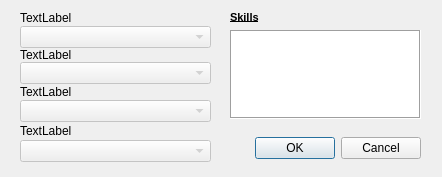
<?xml version="1.0" encoding="UTF-8"?>
<ui version="4.0">
 <class>S2AdvDialog</class>
 <widget class="QDialog" name="S2AdvDialog">
  <property name="windowModality">
   <enum>Qt::ApplicationModal</enum>
  </property>
  <property name="geometry">
   <rect>
    <x>0</x>
    <y>0</y>
    <width>442</width>
    <height>177</height>
   </rect>
  </property>
  <property name="sizePolicy">
   <sizepolicy hsizetype="Fixed" vsizetype="Fixed">
    <horstretch>0</horstretch>
    <verstretch>0</verstretch>
   </sizepolicy>
  </property>
  <property name="minimumSize">
   <size>
    <width>442</width>
    <height>177</height>
   </size>
  </property>
  <property name="maximumSize">
   <size>
    <width>442</width>
    <height>177</height>
   </size>
  </property>
  <property name="windowTitle">
   <string>Advanced Attribute</string>
  </property>
  <widget class="QDialogButtonBox" name="buttonBox">
   <property name="geometry">
    <rect>
     <x>250</x>
     <y>132</y>
     <width>171</width>
     <height>32</height>
    </rect>
   </property>
   <property name="orientation">
    <enum>Qt::Horizontal</enum>
   </property>
   <property name="standardButtons">
    <set>QDialogButtonBox::Cancel|QDialogButtonBox::Ok</set>
   </property>
  </widget>
  <widget class="QTableWidget" name="S2AdvDialogTable">
   <property name="geometry">
    <rect>
     <x>230</x>
     <y>30</y>
     <width>191</width>
     <height>89</height>
    </rect>
   </property>
   <property name="frameShape">
    <enum>QFrame::Box</enum>
   </property>
   <property name="frameShadow">
    <enum>QFrame::Sunken</enum>
   </property>
   <property name="verticalScrollBarPolicy">
    <enum>Qt::ScrollBarAlwaysOff</enum>
   </property>
   <property name="horizontalScrollBarPolicy">
    <enum>Qt::ScrollBarAlwaysOff</enum>
   </property>
   <property name="autoScroll">
    <bool>false</bool>
   </property>
   <property name="editTriggers">
    <set>QAbstractItemView::NoEditTriggers</set>
   </property>
   <property name="tabKeyNavigation">
    <bool>false</bool>
   </property>
   <property name="showDropIndicator" stdset="0">
    <bool>false</bool>
   </property>
   <property name="dragDropOverwriteMode">
    <bool>false</bool>
   </property>
   <property name="selectionMode">
    <enum>QAbstractItemView::NoSelection</enum>
   </property>
   <property name="selectionBehavior">
    <enum>QAbstractItemView::SelectItems</enum>
   </property>
   <property name="showGrid">
    <bool>false</bool>
   </property>
   <property name="gridStyle">
    <enum>Qt::NoPen</enum>
   </property>
   <property name="wordWrap">
    <bool>false</bool>
   </property>
   <property name="cornerButtonEnabled">
    <bool>false</bool>
   </property>
   <property name="rowCount">
    <number>4</number>
   </property>
   <property name="columnCount">
    <number>2</number>
   </property>
   <attribute name="horizontalHeaderVisible">
    <bool>false</bool>
   </attribute>
   <attribute name="horizontalHeaderDefaultSectionSize">
    <number>161</number>
   </attribute>
   <attribute name="horizontalHeaderHighlightSections">
    <bool>true</bool>
   </attribute>
   <attribute name="horizontalHeaderMinimumSectionSize">
    <number>25</number>
   </attribute>
   <attribute name="verticalHeaderVisible">
    <bool>false</bool>
   </attribute>
   <attribute name="verticalHeaderDefaultSectionSize">
    <number>22</number>
   </attribute>
   <attribute name="verticalHeaderHighlightSections">
    <bool>false</bool>
   </attribute>
   <attribute name="verticalHeaderMinimumSectionSize">
    <number>29</number>
   </attribute>
   <row/>
   <row/>
   <row/>
   <row/>
   <column/>
   <column/>
   <item row="0" column="0">
    <property name="text">
     <string/>
    </property>
   </item>
   <item row="0" column="1">
    <property name="text">
     <string/>
    </property>
   </item>
  </widget>
  <widget class="QComboBox" name="S2AdvDialComBox1">
   <property name="enabled">
    <bool>false</bool>
   </property>
   <property name="geometry">
    <rect>
     <x>20</x>
     <y>26</y>
     <width>191</width>
     <height>22</height>
    </rect>
   </property>
  </widget>
  <widget class="QComboBox" name="S2AdvDialComBox2">
   <property name="enabled">
    <bool>false</bool>
   </property>
   <property name="geometry">
    <rect>
     <x>20</x>
     <y>62</y>
     <width>191</width>
     <height>22</height>
    </rect>
   </property>
  </widget>
  <widget class="QComboBox" name="S2AdvDialComBox3">
   <property name="enabled">
    <bool>false</bool>
   </property>
   <property name="geometry">
    <rect>
     <x>20</x>
     <y>100</y>
     <width>191</width>
     <height>22</height>
    </rect>
   </property>
  </widget>
  <widget class="QLabel" name="S2AdvDialLabel1">
   <property name="geometry">
    <rect>
     <x>20</x>
     <y>10</y>
     <width>191</width>
     <height>16</height>
    </rect>
   </property>
   <property name="text">
    <string>TextLabel</string>
   </property>
  </widget>
  <widget class="QLabel" name="S2AdvDialLabel2">
   <property name="geometry">
    <rect>
     <x>20</x>
     <y>47</y>
     <width>191</width>
     <height>16</height>
    </rect>
   </property>
   <property name="text">
    <string>TextLabel</string>
   </property>
  </widget>
  <widget class="QLabel" name="S2AdvDialLabel3">
   <property name="geometry">
    <rect>
     <x>20</x>
     <y>84</y>
     <width>191</width>
     <height>16</height>
    </rect>
   </property>
   <property name="text">
    <string>TextLabel</string>
   </property>
  </widget>
  <widget class="QLabel" name="S2AdvDialLabel1_2">
   <property name="geometry">
    <rect>
     <x>230</x>
     <y>10</y>
     <width>191</width>
     <height>16</height>
    </rect>
   </property>
   <property name="toolTip">
    <string>&lt;!DOCTYPE HTML PUBLIC &quot;-//W3C//DTD HTML 4.0//EN&quot; &quot;http://www.w3.org/TR/REC-html40/strict.dtd&quot;&gt;
&lt;html&gt;&lt;head&gt;&lt;meta name=&quot;qrichtext&quot; content=&quot;1&quot; /&gt;&lt;style type=&quot;text/css&quot;&gt;
p, li { white-space: pre-wrap; }
&lt;/style&gt;&lt;/head&gt;&lt;body style=&quot; font-family:'MS Shell Dlg 2'; font-size:8.25pt; font-weight:400; font-style:normal;&quot;&gt;
&lt;p style=&quot; margin-top:0px; margin-bottom:0px; margin-left:0px; margin-right:0px; -qt-block-indent:0; text-indent:0px;&quot;&gt;&lt;span style=&quot; font-size:8pt;&quot;&gt;A character’s Skills list represents abilities he has been trained &lt;/span&gt;&lt;/p&gt;
&lt;p style=&quot; margin-top:0px; margin-bottom:0px; margin-left:0px; margin-right:0px; -qt-block-indent:0; text-indent:0px;&quot;&gt;&lt;span style=&quot; font-size:8pt;&quot;&gt;to use eff ectively. In a typical A Time of War role-playing session, &lt;/span&gt;&lt;/p&gt;
&lt;p style=&quot; margin-top:0px; margin-bottom:0px; margin-left:0px; margin-right:0px; -qt-block-indent:0; text-indent:0px;&quot;&gt;&lt;span style=&quot; font-size:8pt;&quot;&gt;characters generally use Skill Action Checks to resolve actions far &lt;/span&gt;&lt;/p&gt;
&lt;p style=&quot; margin-top:0px; margin-bottom:0px; margin-left:0px; margin-right:0px; -qt-block-indent:0; text-indent:0px;&quot;&gt;&lt;span style=&quot; font-size:8pt;&quot;&gt;more often than they use Attributes or Traits.&lt;/span&gt;&lt;/p&gt;&lt;/body&gt;&lt;/html&gt;</string>
   </property>
   <property name="whatsThis">
    <string>&lt;!DOCTYPE HTML PUBLIC &quot;-//W3C//DTD HTML 4.0//EN&quot; &quot;http://www.w3.org/TR/REC-html40/strict.dtd&quot;&gt;
&lt;html&gt;&lt;head&gt;&lt;meta name=&quot;qrichtext&quot; content=&quot;1&quot; /&gt;&lt;style type=&quot;text/css&quot;&gt;
p, li { white-space: pre-wrap; }
&lt;/style&gt;&lt;/head&gt;&lt;body style=&quot; font-family:'MS Shell Dlg 2'; font-size:8.25pt; font-weight:400; font-style:normal;&quot;&gt;
&lt;p style=&quot; margin-top:0px; margin-bottom:0px; margin-left:0px; margin-right:0px; -qt-block-indent:0; text-indent:0px;&quot;&gt;&lt;span style=&quot; font-size:8pt;&quot;&gt;A character’s Skills list represents abilities &lt;/span&gt;&lt;/p&gt;
&lt;p style=&quot; margin-top:0px; margin-bottom:0px; margin-left:0px; margin-right:0px; -qt-block-indent:0; text-indent:0px;&quot;&gt;&lt;span style=&quot; font-size:8pt;&quot;&gt;he has been trained to use eff ectively. &lt;/span&gt;&lt;/p&gt;
&lt;p style=&quot; margin-top:0px; margin-bottom:0px; margin-left:0px; margin-right:0px; -qt-block-indent:0; text-indent:0px;&quot;&gt;&lt;span style=&quot; font-size:8pt;&quot;&gt;In a typical A Time of War role-playing &lt;/span&gt;&lt;/p&gt;
&lt;p style=&quot; margin-top:0px; margin-bottom:0px; margin-left:0px; margin-right:0px; -qt-block-indent:0; text-indent:0px;&quot;&gt;&lt;span style=&quot; font-size:8pt;&quot;&gt;session, characters generally use Skill Action &lt;/span&gt;&lt;/p&gt;
&lt;p style=&quot; margin-top:0px; margin-bottom:0px; margin-left:0px; margin-right:0px; -qt-block-indent:0; text-indent:0px;&quot;&gt;&lt;span style=&quot; font-size:8pt;&quot;&gt;Checks to resolve actions far more often &lt;/span&gt;&lt;/p&gt;
&lt;p style=&quot; margin-top:0px; margin-bottom:0px; margin-left:0px; margin-right:0px; -qt-block-indent:0; text-indent:0px;&quot;&gt;&lt;span style=&quot; font-size:8pt;&quot;&gt;than they use Attributes or Traits.&lt;/span&gt;&lt;/p&gt;&lt;/body&gt;&lt;/html&gt;</string>
   </property>
   <property name="text">
    <string>&lt;!DOCTYPE HTML PUBLIC &quot;-//W3C//DTD HTML 4.0//EN&quot; &quot;http://www.w3.org/TR/REC-html40/strict.dtd&quot;&gt;
&lt;html&gt;&lt;head&gt;&lt;meta name=&quot;qrichtext&quot; content=&quot;1&quot; /&gt;&lt;style type=&quot;text/css&quot;&gt;
p, li { white-space: pre-wrap; }
&lt;/style&gt;&lt;/head&gt;&lt;body style=&quot; font-family:'MS Shell Dlg 2'; font-size:8.25pt; font-weight:400; font-style:normal;&quot;&gt;
&lt;p style=&quot; margin-top:0px; margin-bottom:0px; margin-left:0px; margin-right:0px; -qt-block-indent:0; text-indent:0px;&quot;&gt;&lt;span style=&quot; font-size:8pt; font-weight:600; text-decoration: underline;&quot;&gt;Skills&lt;/span&gt;&lt;/p&gt;&lt;/body&gt;&lt;/html&gt;</string>
   </property>
  </widget>
  <widget class="QComboBox" name="S2AdvDialComBox4">
   <property name="enabled">
    <bool>false</bool>
   </property>
   <property name="geometry">
    <rect>
     <x>20</x>
     <y>140</y>
     <width>191</width>
     <height>22</height>
    </rect>
   </property>
  </widget>
  <widget class="QLabel" name="S2AdvDialLabel4">
   <property name="geometry">
    <rect>
     <x>20</x>
     <y>123</y>
     <width>191</width>
     <height>16</height>
    </rect>
   </property>
   <property name="text">
    <string>TextLabel</string>
   </property>
  </widget>
 </widget>
 <resources/>
 <connections>
  <connection>
   <sender>buttonBox</sender>
   <signal>accepted()</signal>
   <receiver>S2AdvDialog</receiver>
   <slot>accept()</slot>
   <hints>
    <hint type="sourcelabel">
     <x>248</x>
     <y>254</y>
    </hint>
    <hint type="destinationlabel">
     <x>157</x>
     <y>274</y>
    </hint>
   </hints>
  </connection>
  <connection>
   <sender>buttonBox</sender>
   <signal>rejected()</signal>
   <receiver>S2AdvDialog</receiver>
   <slot>reject()</slot>
   <hints>
    <hint type="sourcelabel">
     <x>316</x>
     <y>260</y>
    </hint>
    <hint type="destinationlabel">
     <x>286</x>
     <y>274</y>
    </hint>
   </hints>
  </connection>
 </connections>
</ui>
